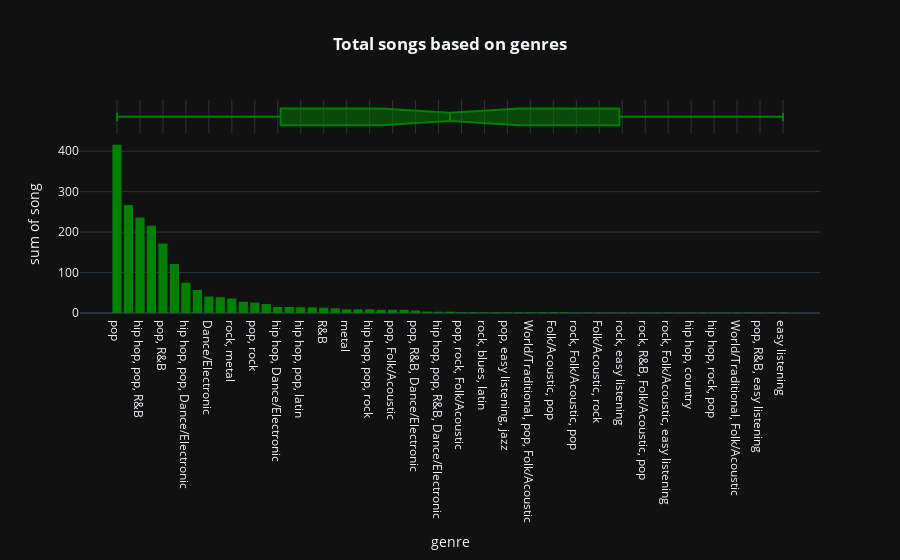

The notebook cell saved with this chart:
### Code cell
# The function is creating a histogram with count of songs per genre from a pandas dataframe 
# and styling the plot with a dark theme, green color scheme and a box marginal distribution

fig=px.histogram(df.groupby('genre',as_index=False).count().sort_values(by='song',ascending=False),x='genre',y='song',color_discrete_sequence=['green'],template='plotly_dark',marginal='box',title='<b>Total songs based on genres</b>')
fig.update_layout(title_x=0.5)

### Figure 1 — Plotly figure (JSON) as saved in the notebook; plotly's stock layout.template omitted (floating-point values rounded to 4 significant figures)
{"data": [{"alignmentgroup": "True", "bingroup": "x", "histfunc": "sum", "hovertemplate": "genre=%{x}<br>sum of song=%{y}<extra></extra>", "legendgroup": "", "marker": {"color": "green", "pattern": {"shape": ""}}, "name": "", "offsetgroup": "", "orientation": "v", "showlegend": false, "type": "histogram", "x": ["pop", "hip hop, pop", "hip hop, pop, R&B", "pop, Dance/Electronic", "pop, R&B", "hip hop", "hip hop, pop, Dance/Electronic", "rock", "Dance/Electronic", "rock, pop", "rock, metal", "pop, latin", "pop, rock", "set()", "hip hop, Dance/Electronic", "latin", "hip hop, pop, latin", "pop, rock, metal", "R&B", "pop, rock, Dance/Electronic", "metal", "country", "hip hop, pop, rock", "rock, pop, Dance/Electronic", "pop, Folk/Acoustic", "pop, country", "pop, R&B, Dance/Electronic", "rock, pop, metal", "hip hop, pop, R&B, Dance/Electronic", "hip hop, R&B", "pop, rock, Folk/Acoustic", "rock, blues", "rock, blues, latin", "World/Traditional, hip hop", "pop, easy listening, jazz", "World/Traditional, rock, pop", "World/Traditional, pop, Folk/Acoustic", "World/Traditional, rock", "Folk/Acoustic, pop", "hip hop, pop, R&B, latin", "rock, Folk/Acoustic, pop", "rock, pop, metal, Dance/Electronic", "Folk/Acoustic, rock", "Folk/Acoustic, rock, pop", "rock, easy listening", "rock, classical", "rock, R&B, Folk/Acoustic, pop", "hip hop, pop, country", "rock, Folk/Acoustic, easy listening", "rock, Dance/Electronic", "hip hop, country", "hip hop, latin, Dance/Electronic", "hip hop, rock, pop", "country, latin", "World/Traditional, Folk/Acoustic", "pop, easy listening, Dance/Electronic", "pop, R&B, easy listening", "World/Traditional, pop", "easy listening"], "xaxis": "x", "y": [416, 267, 236, 216, 172, 121, 75, 57, 41, 39, 36, 28, 26, 22, 15, 15, 14, 14, 13, 12, 9, 9, 9, 8, 8, 8, 6, 4, 3, 3, 2, 2, 2, 2, 2, 2, 2, 2, 2, 2, 1, 1, 1, 1, 1, 1, 1, 1, 1, 1, 1, 1, 1, 1, 1, 1, 1, 1, 1], "yaxis": "y"}, {"alignmentgroup": "True", "hovertemplate": "genre=%{x}<extra></extra>", "legendgroup": "", "marker": {"color": "green"}, "name": "", "notched": true, "offsetgroup": "", "showlegend": false, "type": "box", "x": ["pop", "hip hop, pop", "hip hop, pop, R&B", "pop, Dance/Electronic", "pop, R&B", "hip hop", "hip hop, pop, Dance/Electronic", "rock", "Dance/Electronic", "rock, pop", "rock, metal", "pop, latin", "pop, rock", "set()", "hip hop, Dance/Electronic", "latin", "hip hop, pop, latin", "pop, rock, metal", "R&B", "pop, rock, Dance/Electronic", "metal", "country", "hip hop, pop, rock", "rock, pop, Dance/Electronic", "pop, Folk/Acoustic", "pop, country", "pop, R&B, Dance/Electronic", "rock, pop, metal", "hip hop, pop, R&B, Dance/Electronic", "hip hop, R&B", "pop, rock, Folk/Acoustic", "rock, blues", "rock, blues, latin", "World/Traditional, hip hop", "pop, easy listening, jazz", "World/Traditional, rock, pop", "World/Traditional, pop, Folk/Acoustic", "World/Traditional, rock", "Folk/Acoustic, pop", "hip hop, pop, R&B, latin", "rock, Folk/Acoustic, pop", "rock, pop, metal, Dance/Electronic", "Folk/Acoustic, rock", "Folk/Acoustic, rock, pop", "rock, easy listening", "rock, classical", "rock, R&B, Folk/Acoustic, pop", "hip hop, pop, country", "rock, Folk/Acoustic, easy listening", "rock, Dance/Electronic", "hip hop, country", "hip hop, latin, Dance/Electronic", "hip hop, rock, pop", "country, latin", "World/Traditional, Folk/Acoustic", "pop, easy listening, Dance/Electronic", "pop, R&B, easy listening", "World/Traditional, pop", "easy listening"], "xaxis": "x2", "yaxis": "y2"}], "layout": {"barmode": "relative", "legend": {"tracegroupgap": 0}, "title": {"text": "<b>Total songs based on genres</b>", "x": 0.5}, "xaxis": {"anchor": "y", "domain": [0, 1], "title": {"text": "genre"}}, "xaxis2": {"anchor": "y2", "domain": [0, 1], "matches": "x", "showgrid": true, "showticklabels": false}, "yaxis": {"anchor": "x", "domain": [0, 0.8316], "title": {"text": "sum of song"}}, "yaxis2": {"anchor": "x2", "domain": [0.8416, 1], "matches": "y2", "showgrid": false, "showline": false, "showticklabels": false, "ticks": ""}}}
